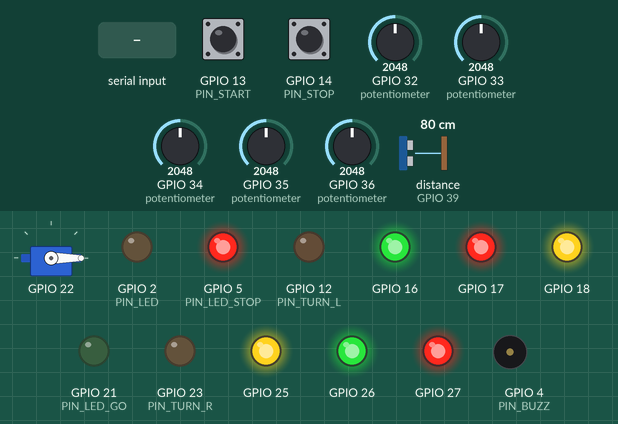
Simulated run of this sketch. Board: ESP32. On the bench: servo, output pins drawn as LEDs (lit = HIGH), buzzer (waves = sounding, pin HIGH). Wiring (inferred from the names in the program): ultrasonic range finder: trigger GPIO 15; echo GPIO 39. Dashed ring = blinking. The inputs (shaded band) are chosen by the test bench; at power-on: GPIO 13 (PIN_START) HIGH, GPIO 34 (potentiometer) = 2048, distance to the obstacle (sensor on GPIO 39) 80 cm, GPIO 14 (PIN_STOP) HIGH, GPIO 32 (potentiometer) = 2048, GPIO 33 (potentiometer) = 2048, GPIO 35 (potentiometer) = 2048, GPIO 36 (potentiometer) = 2048 (analog values on the 0–4095 scale). The echo pulse lasts 58.3 µs per cm; EEPROM starts erased; servo pulses on a pin are drawn as a servo (544–2400 µs = 0–180°); pins used as bus, display or sensor lines are not drawn; what the sketch prints to the serial monitor is not drawn.

Above: at 1.2 s.
1.3 s: GPIO 13 (PIN_START) pulled LOW for 0.15 s
At 1.9 s:
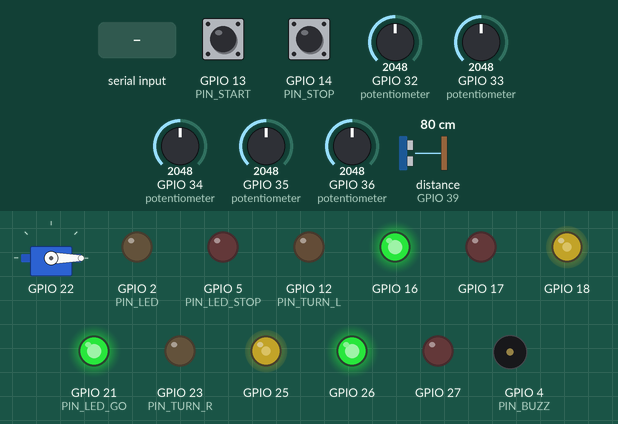
4.4 s: GPIO 34 (potentiometer) set to 260
At 6.17 s:
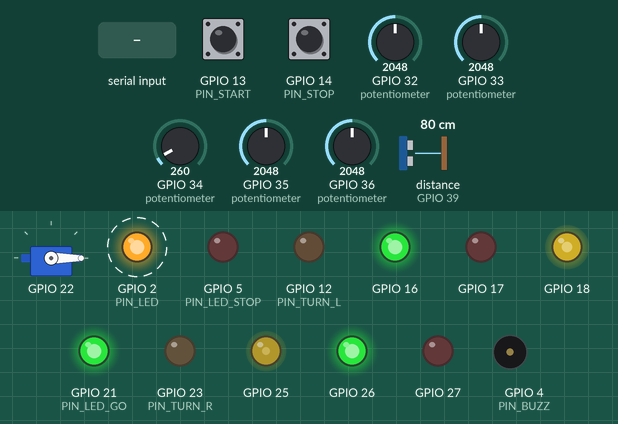
7.5 s: distance to the obstacle (sensor on GPIO 39) set to 39 cm
10.6 s: distance to the obstacle (sensor on GPIO 39) set to 32 cm
At 12.05 s:
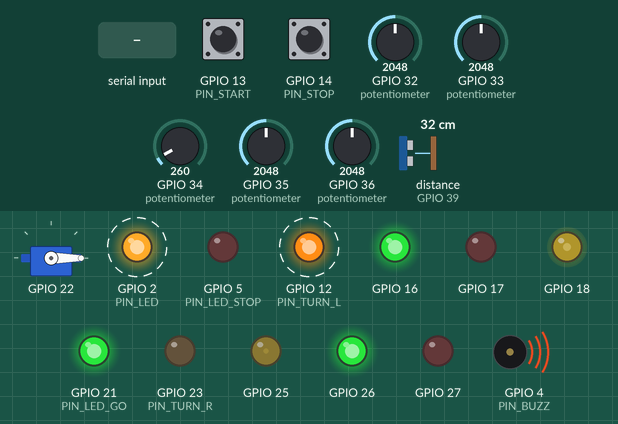
13.7 s: GPIO 14 (PIN_STOP) pulled LOW for 0.15 s
At 14.9 s:
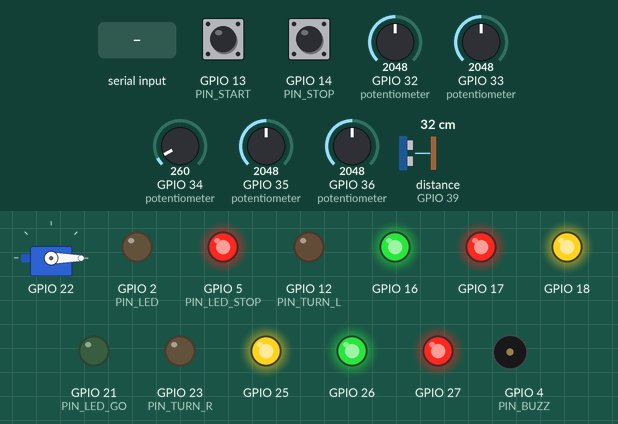
15.3 s: "m" received over Serial
At 17.9 s:
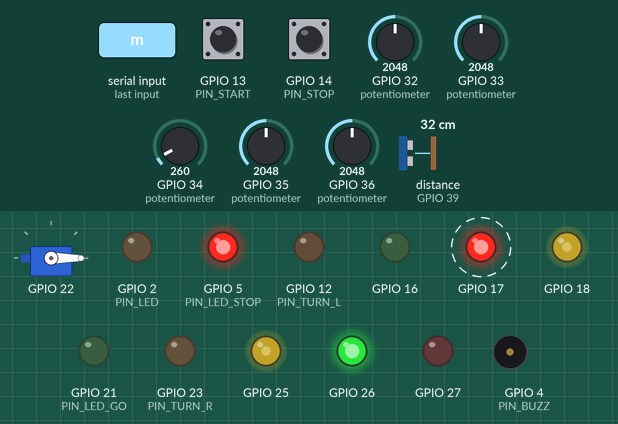
Timing chart, 0 to 19.4 s (numbered marks = the images above; inputs shaded):
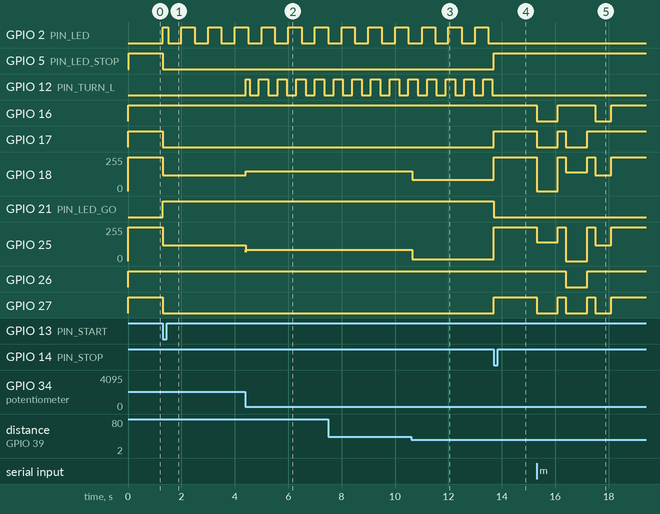

Measured:
- the behaviour switches between 35 and 34 cm on distance to the obstacle (sensor on GPIO 39) (found by bisection; images 2 and 3)
- after the input at 1.3 s, GPIO 2 (PIN_LED): LOW → HIGH at once, then repeats every 1.0 s: LOW 0.50 s, HIGH 0.50 s; GPIO 5 (PIN_LED_STOP), GPIO 17, GPIO 27: HIGH → LOW at once; GPIO 18, GPIO 25: 255/255 → 120/255 at once; GPIO 21 (PIN_LED_GO): LOW → HIGH at once
- after the input at 4.4 s, GPIO 12 (PIN_TURN_L): LOW → HIGH at once, then repeats every 0.70 s: LOW 0.35 s, HIGH 0.35 s; GPIO 18: 120/255 → 149/255 at once; GPIO 25: 120/255 → 85/255 at once; GPIO 4 (PIN_BUZZ): alternates HIGH for 0.01 s and LOW for 0.34 s, starting after 0.15 s
- after the input at 10.6 s, GPIO 18: 149/255 → 83/255 after 0.05 s; GPIO 25: 85/255 → 13/255 after 0.05 s; GPIO 4 (PIN_BUZZ): alternates HIGH for 0.10 s and LOW for 0.40 s, starting after 0.42 s
- after the input at 13.7 s, GPIO 2 (PIN_LED): stays LOW (without the input it goes to HIGH after 0.30 s); GPIO 5 (PIN_LED_STOP), GPIO 17, GPIO 27: LOW → HIGH at once; GPIO 12 (PIN_TURN_L), GPIO 4 (PIN_BUZZ): stops changing and stays LOW; GPIO 18: 83/255 → 255/255 at once; GPIO 21 (PIN_LED_GO): HIGH → LOW at once
- after the input at 15.3 s, GPIO 16: HIGH → LOW at once, → HIGH 0.80 s later, → LOW 1.4 s later, → HIGH 0.60 s later; GPIO 17: alternates HIGH for 0.30 s and LOW for 0.80 s, 4 changes in all, then stays HIGH, starting at once

The sketch:

robot.ino
```cpp
// ======================================================================
//  robot.ino — ЛОГІКА ДНЯ 2 (автомат станів) · sosny · BEST EC TD
//
//  Робот їде по чорній лінії, рахує поперечні лінії (4-й сенсор) і на N-й
//  зупиняється й вивантажує кузов. Перешкода: < 35 см — сповільнення,
//  < 15 см — стоп; стоїть > 3 с — об'їзд і назад на лінію.
//  Телеметрія: сторінка 192.168.4.1 (Wi-Fi «sosny-robot») + JSON у Serial.
//
//  Логіка = firmware/day2_robot/sketch.ino з чату Віталія (той файл — для
//  Wokwi). Тут те саме, розкладене по шаблону: config / hw / net / robot.
//  Новe порівняно з sketch.ino: калібрування кожного датчика окремо,
//  «пройдено, см», журнал подій, налаштування з Serial без перепрошивки.
// ======================================================================
#include "config.h"
#include "hw.h"
#include "net.h"
#include <WiFi.h>

// ---------- 1. Стани ----------
enum State : uint8_t { IDLE, RUN, ESTOP, BYPASS, ARRIVED, UNLOAD, DONE, LOST };
static const char *const STATE_NAME[] = {"IDLE", "RUN", "ESTOP", "BYPASS", "ARRIVED", "UNLOAD", "DONE", "LOST"};
static State st = IDLE;
static unsigned long tState = 0, runStart = 0;

static int   crosses = 0, obstacles = 0, bypasses = 0;
static float dist = 999, pathMm = 0, prevPos = 0;
static int   lastSide = 0;                 // де востаннє бачили лінію: -1 ліво, +1 право
static bool  pivoting = false, slowed = false, crossCand = false;
static unsigned long lastSeen = 0, lastCross = 0, candEnd = 0, clearSince = 0, blockedSince = 0;
static unsigned long segStart = 0, avgSeg = 0;
static int   bpPhase = 0; static unsigned long bpT = 0;
static int   curL = 0, curR = 0;           // що зараз подано на мотори (для «пройдено»)
static int   turnDir = 0;                  // поворотник: -1 ліво, 0 нема, +1 право
static unsigned long turnUntil = 0;
static void setTurn(int d) { if (d) { turnDir = d; turnUntil = millis() + TURN_HOLD_MS; } }

// ---------- журнал подій (останні 8 — у телеметрію) ----------
static String evLog[8]; static uint8_t evHead = 0;
static void event(const String &e) {
  String line = String((millis() - runStart) / 1000.0, 1) + "с " + e;
  evLog[evHead] = line; evHead = (evHead + 1) % 8;
  Serial.println("EVENT " + line);
}
static void go(State s) { st = s; tState = millis(); }
static unsigned long inState() { return millis() - tState; }
static float sv(uint8_t i) { return sVal[i] / 1000.0f; }     // 0..1
static const float LINE = ON_LINE / 1000.0f;

static void drive(int l, int r) { curL = l; curR = r; motorsSet(l, r); }
static void stopMotors() { curL = curR = 0; motorsBrake(); }

// ---------- 2. Команди (кнопки, Serial, веб) ----------
void cmdStart() {
  if (!(st == IDLE || st == DONE || st == LOST)) return;
  crosses = obstacles = bypasses = 0; pathMm = 0; prevPos = 0; lastSide = 0; crossCand = false;
  runStart = lastSeen = segStart = millis(); avgSeg = 0;
  servoWrite(SERVO_HOME);
  go(RUN); event("старт, ціль — лінія " + String(S.target));
}
void cmdStop(const char *why) { stopMotors(); go(IDLE); event(String("стоп: ") + why); }
void cmdTarget(int n) {
  if (n < 1 || n > 50) return;
  S.target = n; settingsSave(); event("ціль = " + String(n));
}

static int progress() {
  if (st == ARRIVED || st == UNLOAD || st == DONE) return 100;
  float frac = avgSeg ? min((millis() - segStart) / float(avgSeg), 0.95f) : 0;
  return constrain(int((crosses + frac) * 100 / S.target), 0, 99);
}

// ---------- 3. Об'їзд: відвернути → дуга → знайти лінію → доворот ----------
static void bypass() {
  unsigned long now = millis(), t = now - bpT;
  int s = S.bpSide;
  bool anyLine = isBlack(S_L) || isBlack(S_C) || isBlack(S_R);
  if (bpPhase == 0) {                                       // відвернути від лінії
    drive(s * S.pivot, -s * S.pivot); setTurn(s);
    if (t > (unsigned long)S.tTurn) { bpPhase = 1; bpT = now; }
  } else if (bpPhase == 1) {                                // дуга навколо коробки
    if (dist < 8) { stopMotors(); return; }                 // впритул щось — чекаємо
    if (s > 0) drive(S.arcIn, S.arcOut); else drive(S.arcOut, S.arcIn);
    setTurn(-s);                                            // дуга — назад у бік лінії
    if (t > (unsigned long)S.tArcMin && anyLine) { bpPhase = 2; bpT = now; event("об'їзд: лінію знайдено"); }
    else if (t > (unsigned long)S.tArcMax) { stopMotors(); go(LOST); event("об'їзд: лінію не знайдено"); }
  } else {                                                  // доворот, поки лінія під C
    drive(s * S.pivot, -s * S.pivot); setTurn(s);
    if (isBlack(S_C) || t > (unsigned long)S.tAlign) {
      prevPos = 0; lastSide = 0; lastSeen = lastCross = now; crossCand = false;   // перетин лінії не рахувати
      go(RUN); event("об'їзд завершено");
    }
  }
}

// ---------- 4. Головна логіка: крок кожні 10 мс ----------
static void control() {
  unsigned long now = millis();
  sensorsRead();

  // «пройдено»: енкодерів нема → час × швидкість (мм/с при BASE, заміряти один раз)
  int fwd = max(0, (curL + curR) / 2);
  pathMm += fwd / float(S.base) * S.mmPerS * CONTROL_MS / 1000.0f;

  if (st == RUN && now - runStart > RUN_TIMEOUT_MS) { cmdStop("таймаут"); return; }
  if (st == ARRIVED) { stopMotors(); if (inState() > 500) { go(UNLOAD); servoWrite(SERVO_DUMP); event("вивантаження"); } return; }
  if (st == UNLOAD)  { stopMotors(); if (inState() > 2000) servoWrite(SERVO_HOME);
                       if (inState() > 3000) { go(DONE); event("готово"); } return; }
  if (st == BYPASS)  { bypass(); return; }
  if (st != RUN && st != ESTOP) { stopMotors(); pivoting = slowed = false; return; }

  float l = sv(S_L), c = sv(S_C), r = sv(S_R), x = sv(S_X);

  // --- поперечна лінія: 4-й + L,C,R одночасно; рахуємо, якщо далі лінія під C (а не кут) ---
  bool pat = x > LINE && l > LINE && c > LINE && r > LINE;
  if (pat && now - lastCross > CROSS_LOCK_MS) { crossCand = true; candEnd = 0; }
  else if (crossCand) {
    if (!candEnd) candEnd = now;
    if (c > LINE && l < LINE && r < LINE) {
      crossCand = false; lastCross = now; crosses++;
      unsigned long seg = now - segStart; segStart = now;
      avgSeg = avgSeg ? (avgSeg + seg) / 2 : seg;
      event("лінія " + String(crosses) + "/" + String(S.target));
      if (crosses >= S.target) { stopMotors(); go(ARRIVED); event("прибув у т. Б"); return; }
    } else if (now - candEnd > CROSS_CONFIRM_MS) { crossCand = false; event("кут, не рахуємо"); }
  }

  // --- рух по лінії: PD по положенню лінії під L/C/R ---
  int left = 0, right = 0;
  float sum = l + c + r;
  pivoting = false;
  slowed = dist < SLOW_CM;
  if (sum >= 0.3f) {
    lastSeen = now;
    float pos = (r - l) / sum;                    // -1 лінія під L … +1 під R
    if (fabs(pos) > 0.2f) lastSide = pos < 0 ? -1 : 1;
    if (fabs(pos) > TURN_POS) setTurn(pos < 0 ? -1 : 1);   // лінія під L → повертаємо ліворуч
    float corr = S.kp * pos + S.kd * (pos - prevPos);
    prevPos = pos;
    int base = slowed ? S.base * SLOW_K : S.base;
    left  = constrain(int(base + corr), 0, PWM_LIMIT);
    right = constrain(int(base - corr), 0, PWM_LIMIT);
  } else if (now - lastSeen < LOST_MS && lastSide != 0) {
    pivoting = true;                               // різкий поворот: крутимось туди, де бачили лінію
    setTurn(lastSide);
    left  = lastSide < 0 ? -S.pivot :  S.pivot;
    right = lastSide < 0 ?  S.pivot : -S.pivot;
  } else { stopMotors(); go(LOST); event("лінію втрачено"); return; }

  // --- безпека: аварійна зупинка (розворот на місці дозволено — коробки біля поворотів) ---
  if (st == RUN && !pivoting && dist < STOP_CM) {
    obstacles++; clearSince = 0; blockedSince = now; go(ESTOP); event("перешкода " + String(dist, 0) + " см");
  }
  if (st == ESTOP) {
    if (S.bypass && dist <= STOP_CM + 5 && now - blockedSince > (unsigned long)S.waitMs) {
      bypasses++; go(BYPASS); bpPhase = 0; bpT = now; event("об'їзд"); return;
    }
    if (dist > STOP_CM + 5) {
      if (!clearSince) clearSince = now;
      if (now - clearSince > RESUME_MS) { go(RUN); event("шлях вільний"); }
    } else clearSince = 0;
    if (st == ESTOP && !pivoting) { stopMotors(); return; }
  }
  drive(left, right);
}

// ---------- 5. Телеметрія (і для сторінки, і для Serial) ----------
String telemetryJson() {
  String j = "{\"state\":\"" + String(STATE_NAME[st]) + "\"";
  j += ",\"cross\":" + String(crosses) + ",\"target\":" + String(S.target);
  j += ",\"progress\":" + String(progress());
  j += ",\"path_cm\":" + String(pathMm / 10, 0);
  j += ",\"time_s\":" + String(st == IDLE ? 0 : (millis() - runStart) / 1000);
  j += ",\"dist\":" + String(dist, 0);
  j += ",\"obstacles\":" + String(obstacles) + ",\"bypasses\":" + String(bypasses);
  j += ",\"batt\":" + String(battV(), 2);
  j += ",\"heap\":" + String(ESP.getFreeHeap() / 1024) + ",\"wifi\":" + String(WiFi.softAPgetStationNum()) + ",\"turn\":" + String(turnDir);   // діагностика: КБ вільної пам'яті, клієнтів Wi-Fi
  j += ",\"sens\":[" + String(sVal[0]) + "," + String(sVal[1]) + "," + String(sVal[2]) + "," + String(sVal[3]) + "]";
  j += ",\"log\":[";
  for (uint8_t k = 0; k < 8; k++) {
    const String &e = evLog[(evHead + 7 - k) % 8];      // новіші — першими
    if (!e.length()) break;
    if (k) j += ",";
    j += "\"" + e + "\"";
  }
  return j + "]}";
}

// ---------- 6. Зумер / світлодіод ----------
static void signals() {
  unsigned long now = millis();
  if (st == ESTOP) buzz(true);
  else if ((st == RUN && slowed) || st == BYPASS) buzz(now % 500 < 100);
  else if (st == ARRIVED) buzz(now % 200 < 100);
  else if (turnDir) { unsigned long ph = now % TURN_HALF_MS; buzz(ph < 15); }   // «тік-так» як у машині
  else buzz(false);
  bool moving = (st == RUN || st == BYPASS);
  digitalWrite(PIN_LED, moving ? (now % 1000 < 500) : st != IDLE);
  digitalWrite(PIN_LED_GO, moving);          // для людей навколо: зелений = їду
  digitalWrite(PIN_LED_STOP, !moving);       //                    червоний = стою
  // поворотники: блимають у бік повороту, гаснуть через TURN_HOLD_MS після нього
  if (!moving || now > turnUntil) turnDir = 0;
  bool blink = (now / TURN_HALF_MS) % 2 == 0;
  digitalWrite(PIN_TURN_L, turnDir < 0 && blink);
  digitalWrite(PIN_TURN_R, turnDir > 0 && blink);
}

// ---------- 7. Кнопки ----------
static void buttons() {
  static unsigned long lock = 0;
  if (millis() - lock < 250) return;
  if (!digitalRead(PIN_STOP)) { cmdStop("кнопка STOP"); lock = millis(); }
  else if (!digitalRead(PIN_START)) { cmdStart(); lock = millis(); }
}

// ---------- 8. Serial-меню (115200) ----------
static void help() {
  Serial.println(F("g старт | x стоп | n3 ціль | s датчики | m мотори | u відстань | v серво | c калібрування"));
  Serial.println(F("p налаштування | w зберегти | r дефолти | t телеметрія вкл/викл"));
  Serial.println(F("P70 D40 B120 V110 — PD, база, розворот;  M250 — мм/с;  O1/O0 об'їзд;  Q1/Q-1 бік"));
  Serial.println(F("W3000 T450 I60 E150 A900 Z6000 L1200 — об'їзд: чекати, відвернути, дуга вн/зовн, мін/макс, доворот"));
}
static bool telemOn = true;
static void serialMenu() {
  if (!Serial.available()) return;
  char c = Serial.read();
  bool idle = (st == IDLE || st == DONE || st == LOST);
  switch (c) {
    case 'h': case '?': help(); break;
    case 'g': cmdStart(); break;
    case 'x': cmdStop("serial"); break;
    case 'n': cmdTarget(Serial.parseInt()); break;
    case 't': telemOn = !telemOn; break;
    case 's': if (idle) { for (int k = 0; k < 30; k++) { sensorsRead();
                Serial.printf("L %4d/%4d  C %4d/%4d  R %4d/%4d  X %4d/%4d\n", sRaw[0], sVal[0], sRaw[1], sVal[1], sRaw[2], sVal[2], sRaw[3], sVal[3]);
                delay(100); } } break;
    case 'm': if (idle) {
                Serial.println(F("ліве вперед")); motorsSet(140, 0); delay(800); motorsBrake(); delay(300);
                Serial.println(F("праве вперед")); motorsSet(0, 140); delay(800); motorsBrake(); delay(300);
                Serial.println(F("розворот")); motorsSet(120, -120); delay(600); motorsBrake(); } break;
    case 'u': for (int k = 0; k < 10; k++) { Serial.printf("%.0f см\n", distCm()); delay(100); } break;
    case 'v': if (idle) { servoWrite(SERVO_DUMP); delay(1500); servoWrite(SERVO_HOME); } break;
    case 'c': if (idle) { Serial.println(F("5 с водіть датчиками над білим і чорним...")); if (sensorsCalibrate(CALIB_MS)) { settingsSave(); Serial.println(F("збережено")); } } break;
    case 'p': settingsPrint(); break;
    case 'w': settingsSave(); Serial.println(F("збережено")); break;
    case 'r': settingsDefaults(); settingsSave(); settingsPrint(); break;
    case 'P': S.kp = Serial.parseFloat(); settingsPrint(); break;
    case 'D': S.kd = Serial.parseFloat(); settingsPrint(); break;
    case 'B': S.base = constrain(Serial.parseInt(), 40, PWM_LIMIT); settingsPrint(); break;
    case 'V': S.pivot = constrain(Serial.parseInt(), 40, PWM_LIMIT); settingsPrint(); break;
    case 'M': S.mmPerS = Serial.parseInt(); settingsPrint(); break;
    case 'O': S.bypass = Serial.parseInt() != 0; settingsPrint(); break;
    case 'Q': S.bpSide = Serial.parseInt() < 0 ? -1 : 1; settingsPrint(); break;
    case 'W': S.waitMs = Serial.parseInt(); settingsPrint(); break;
    case 'T': S.tTurn = Serial.parseInt(); settingsPrint(); break;
    case 'I': S.arcIn = Serial.parseInt(); settingsPrint(); break;
    case 'E': S.arcOut = Serial.parseInt(); settingsPrint(); break;
    case 'A': S.tArcMin = Serial.parseInt(); settingsPrint(); break;
    case 'Z': S.tArcMax = Serial.parseInt(); settingsPrint(); break;
    case 'L': S.tAlign = Serial.parseInt(); settingsPrint(); break;
    default: break;
  }
}

// ======================================================================
void setup() {
  Serial.begin(SERIAL_BAUD);
  Serial.setTimeout(300);
  pinMode(PIN_TRIG, OUTPUT); pinMode(PIN_ECHO, INPUT);
  pinMode(PIN_BUZZ, OUTPUT); pinMode(PIN_LED, OUTPUT);
  pinMode(PIN_LED_GO, OUTPUT); pinMode(PIN_LED_STOP, OUTPUT);
  pinMode(PIN_TURN_L, OUTPUT); pinMode(PIN_TURN_R, OUTPUT);
  pinMode(PIN_START, INPUT_PULLUP); pinMode(PIN_STOP, INPUT_PULLUP);
  settingsLoad();
  motorsBegin(); motorsBrake();
  sensorsBegin();
  servoBegin();
  netBegin();
  Serial.println(F("\nsosny robot (day 2) ready. h — команди"));
  settingsPrint();
  event("готовий, ціль — лінія " + String(S.target));
}

void loop() {
  static unsigned long tCtl = 0, tDist = 0, tTel = 0;
  unsigned long now = millis();
  serialMenu();
  buttons();
  netLoop();
  if (now - tDist >= DIST_MS)    { tDist = now; dist = distCm(); }
  if (now - tCtl  >= CONTROL_MS) { tCtl = now; control(); }
  if (telemOn && now - tTel >= TELEM_MS) { tTel = now; Serial.println(telemetryJson()); }
  signals();
}
```

hw.h
```cpp
// ======================================================================
//  hw.h — «залізо»: мотори, датчики, HC-SR04, зумер, серво, налаштування.
//  Однакове для будь-якого завдання — логіку дня пишемо в robot.ino.
// ======================================================================
#pragma once
#include "config.h"

// ---- мотори (L298N) ----
void motorsBegin();
void motorsSet(int left, int right);   // -255..255, мінус = назад
void motorsBrake();                    // активне гальмо (IN1 = IN2 = HIGH)
void motorsCoast();                    // вільний хід

// ---- датчики лінії ----
void sensorsBegin();
void sensorsRead();                    // оновлює масиви нижче
extern int sRaw[N_SENSORS];            // сирі 0..4095
extern int sVal[N_SENSORS];            // 0 (біле) .. 1000 (чорне)
bool sensorsCalibrate(unsigned long ms);
inline bool isBlack(uint8_t i) { return sVal[i] > ON_LINE; }

// ---- інше ----
float distCm();                        // HC-SR04, 999 = нічого
float battV();
void  buzz(bool on);
void  servoBegin();
void  servoWrite(int deg);

// ---- налаштування (Preferences у flash ESP32, переживають перезавантаження) ----
struct Settings {
  float kp, kd;
  int base, pivot, target, mmPerS;
  int bypass, bpSide, waitMs, tTurn, arcIn, arcOut, tArcMin, tArcMax, tAlign;
  int white[N_SENSORS], black[N_SENSORS];
};
extern Settings S;
void settingsLoad();
void settingsSave();
void settingsDefaults();
void settingsPrint();
```

net.h
```cpp
// ======================================================================
//  net.h — Wi-Fi точка доступу + сторінка телеметрії (192.168.4.1)
//  Телефон підключається до «sosny-robot», браузер сам оновлює стан 2 р/с.
// ======================================================================
#pragma once
#include <Arduino.h>

void netBegin();
void netLoop();

// реалізовані в robot.ino
String telemetryJson();
void cmdStart();
void cmdStop(const char *why);
void cmdTarget(int n);
```

Source omitted: hw.cpp (4838 bytes), net.cpp (3974 bytes), config.h (5133 bytes)
